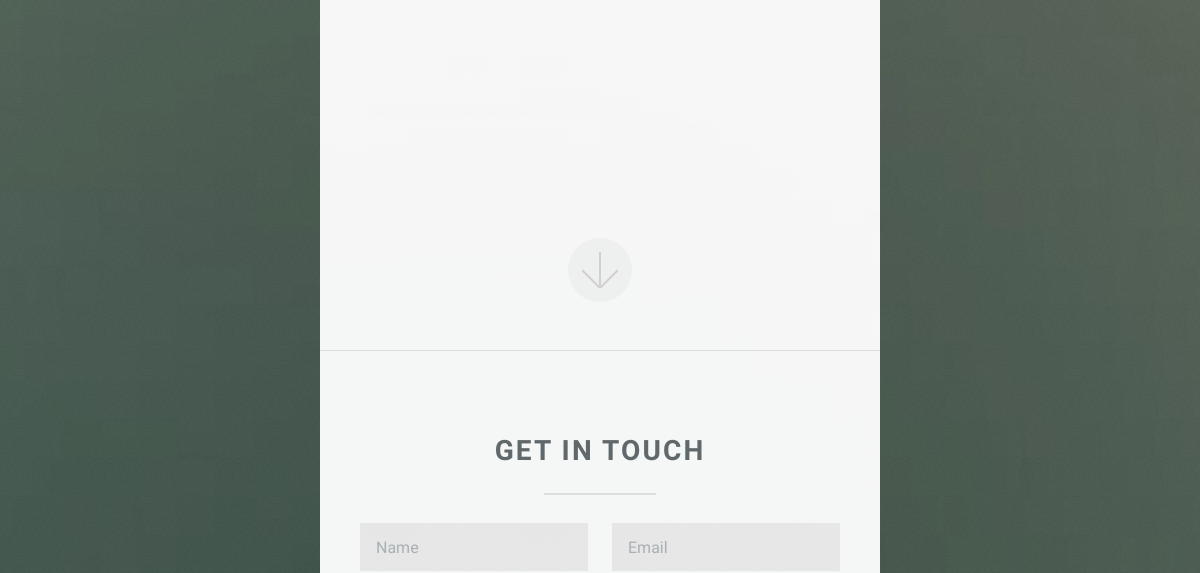
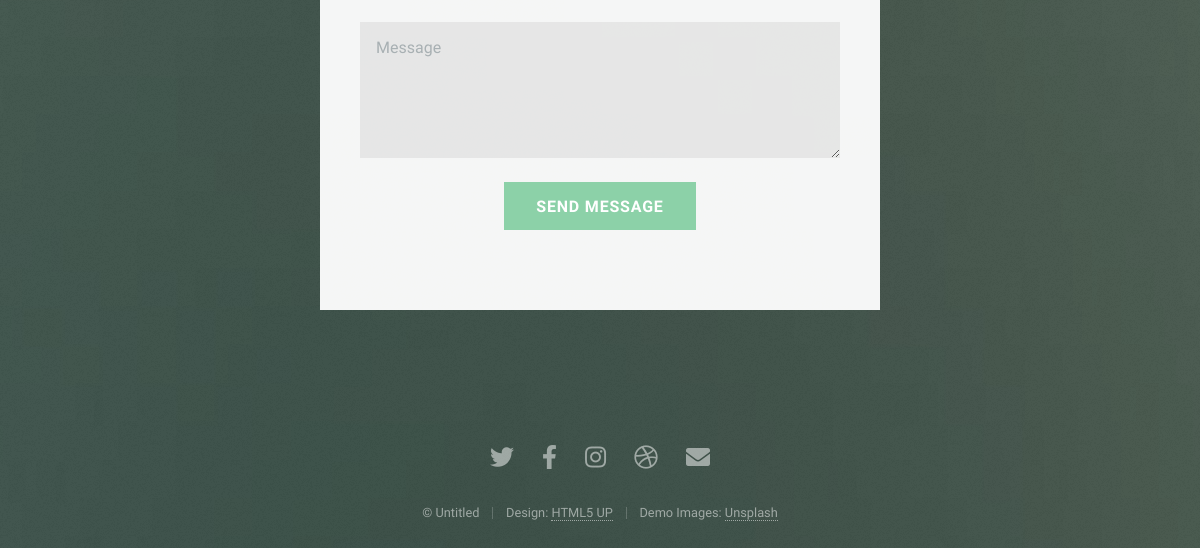
The app's page /jobs/ (lower part), older data (2 pictures, top to bottom).
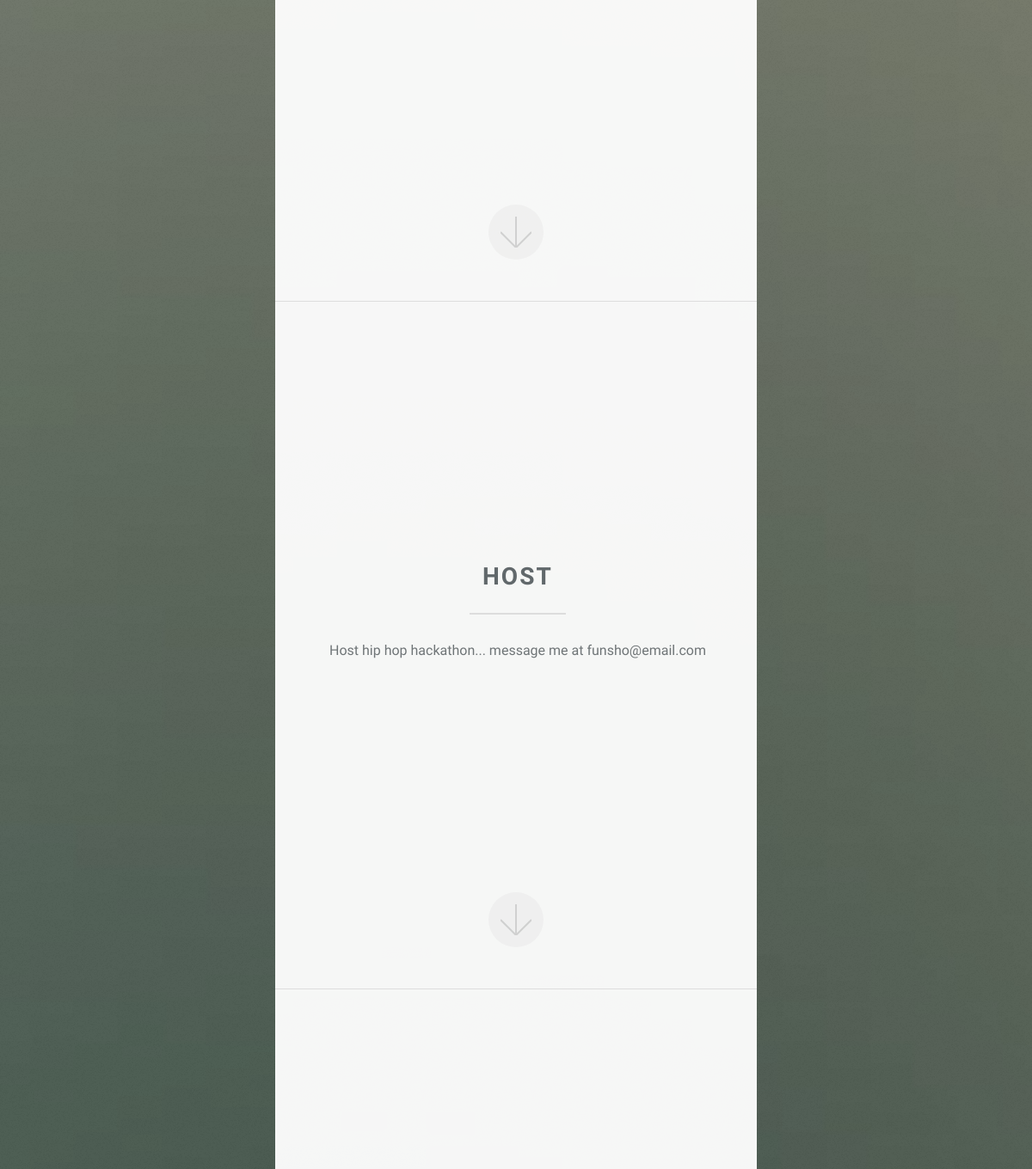
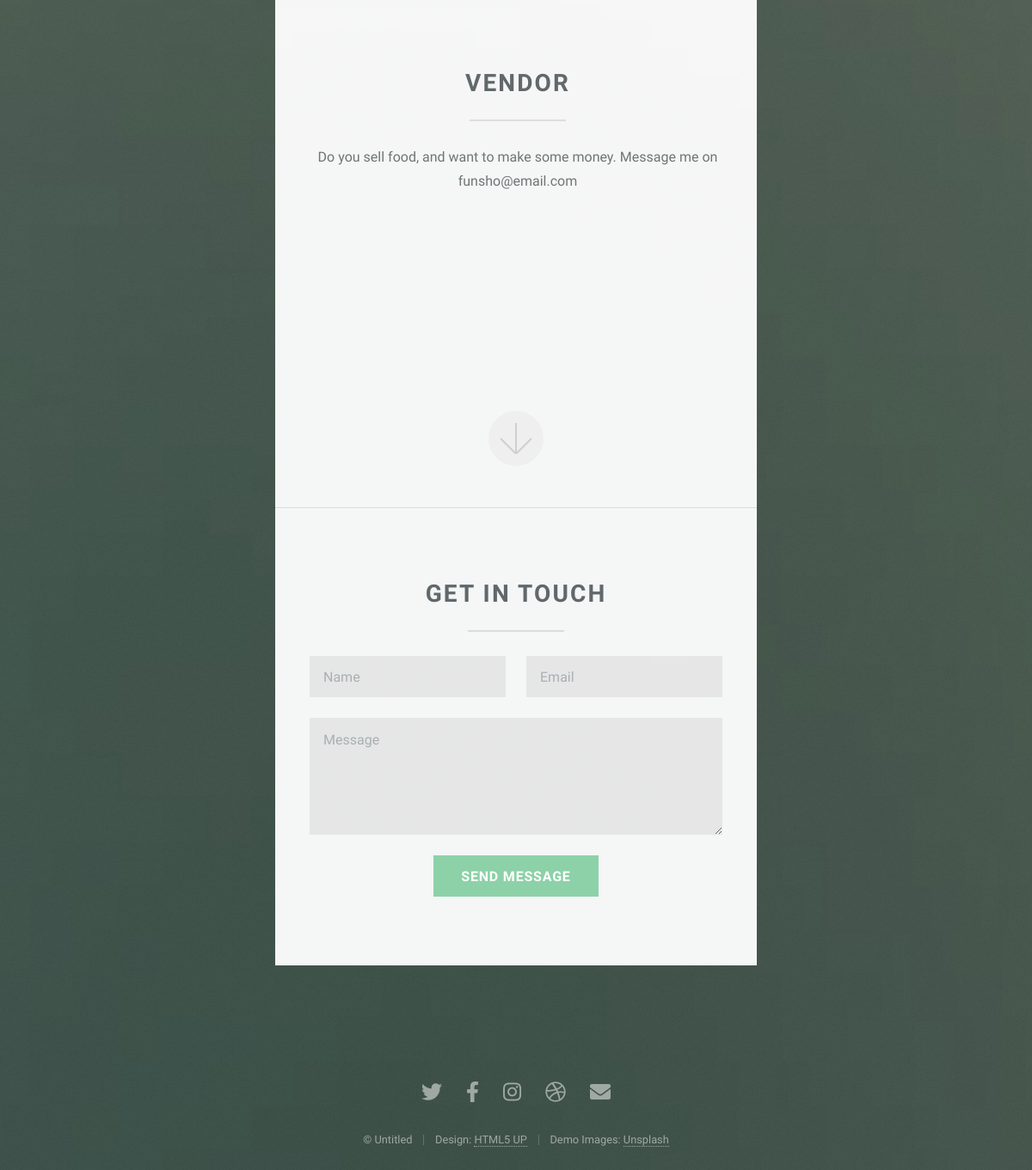
The same page, newer data (2 pictures, top to bottom).
### jobs_app/models.py (models this page shows)
class JobListing(Model):
    title = TextField(null=True, blank=True)
    description = TextField(null=True, blank=True)

### jobs_app/views.py (the view, shortened to what this page needs)
# urls.py: url('', views.home, name="home")
def home(request):
    job_listings = JobListing.objects.all()
    context = {'job_listings': job_listings}
    return render(request, "jobs_app/index.html", context)

### jobs_app/templates/jobs_app/index.html (shortened to what this page needs)
{%  load static %}
<!DOCTYPE HTML>
<html>
	<head>
		<link rel="stylesheet" href="{%  static 'jobs_app/assets/css/main.css' %}" />
	</head>
	<body class="is-preload">
        {%  for listing in job_listings %}
			<section id="one" class="main special">
				<div class="container">
					<div class="content">
						<header class="major">
							<h2>{{ listing.title }}</h2>
						</header>
						<p>{{ listing.description }}</p>
					</div>
					<a href="#two" class="goto-next scrolly">Next</a>
				</div>
			</section>
        {%  endfor %}
			<section id="footer">
				<div class="container">
					<header class="major">
						<h2>Get in touch</h2>
					</header>
					<form method="post" action="#">
						<div class="row gtr-uniform">
							<div class="col-6 col-12-xsmall"><input type="text" name="name" id="name" placeholder="Name" /></div>
							<div class="col-6 col-12-xsmall"><input type="email" name="email" id="email" placeholder="Email" /></div>
							<div class="col-12"><textarea name="message" id="message" placeholder="Message" rows="4"></textarea></div>
							<div class="col-12">
								<ul class="actions special">
									<li><input type="submit" value="Send Message" class="primary" /></li>
								</ul>
							</div>
						</div>
					</form>
				</div>
				<footer>
					<ul class="icons">
						<li><a href="#" class="icon brands alt fa-twitter"><span class="label">Twitter</span></a></li>
						<li><a href="#" class="icon brands alt fa-facebook-f"><span class="label">Facebook</span></a></li>
						<li><a href="#" class="icon brands alt fa-instagram"><span class="label">Instagram</span></a></li>
						<li><a href="#" class="icon brands alt fa-dribbble"><span class="label">Dribbble</span></a></li>
						<li><a href="#" class="icon solid alt fa-envelope"><span class="label">Email</span></a></li>
					</ul>
					<ul class="copyright">
						<li>&copy; Untitled</li><li>Design: <a href="http://html5up.net">HTML5 UP</a></li><li>Demo Images: <a href="http://unsplash.com">Unsplash</a></li>
					</ul>
				</footer>
			</section>
	</body>
</html>

Row changes from the older to the newer data that the page shows:
added JobListing: title "HOST", description "Host hip hop hackathon... message me at funsho@email.com"
added JobListing: title "VENDOR", description "Do you sell food, and want to make some money. Message me on funsho@email.com"
